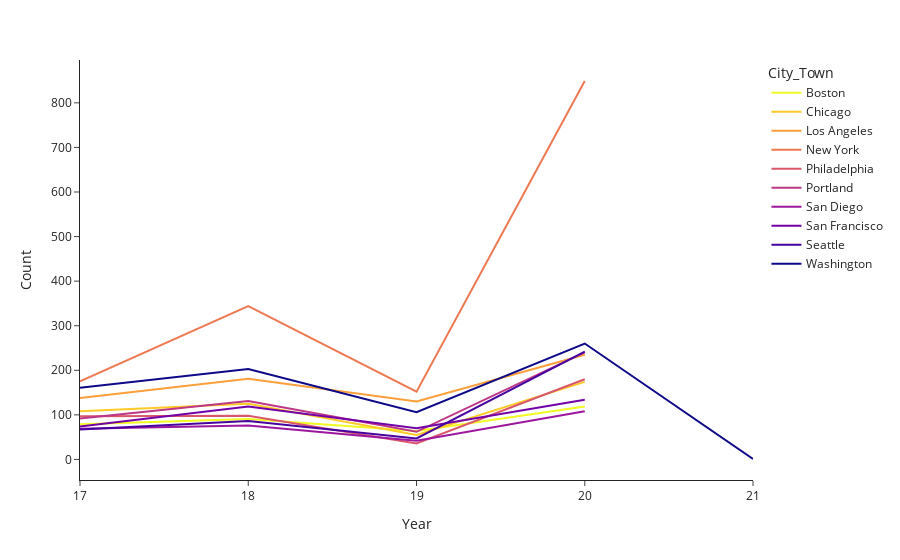

The notebook cell saved with this chart:
### Code cell
def protest_cities_line():
    """
    """
    # identify 10 cities with highest number of protests  
    df = protest_data()
    dfg = df.groupby(['City_Town']).size().to_frame().sort_values([0], ascending = False).head(10).reset_index()
    cities = list(dfg['City_Town'])

    # subset dataset to only include these 10 cities 
    df['Count'] = 1
    df = df.loc[df['City_Town'].isin(cities)]
    # pivot data by year 
    df_pivot = df.groupby(['Year', 'City_Town']).count().reset_index()
    fig = px.line(df_pivot, x='Year', y='Count', color='City_Town', template="simple_white", color_discrete_sequence= px.colors.sequential.Plasma_r)

    # pd.pivot_table(df, index= ['Year', 'City_Town'], values='Date',
    # #         aggfunc='count', margins=True, margins_name='Count')
    # df_pivot.drop(index='Count', inplace=True)
    # df_pivot.rename({'Date':'Count'}, axis='columns', inplace=True)
    return fig.show()

protest_cities_line()

### Figure 1 — Plotly figure (JSON) as saved in the notebook; plotly's stock layout.template omitted (floating-point values rounded to 4 significant figures)
{"data": [{"hovertemplate": "City_Town=Boston<br>Year=%{x}<br>Count=%{y}<extra></extra>", "legendgroup": "Boston", "line": {"color": "#f0f921", "dash": "solid"}, "marker": {"symbol": "circle"}, "mode": "lines", "name": "Boston", "orientation": "v", "showlegend": true, "type": "scatter", "x": ["17", "18", "19", "20"], "xaxis": "x", "y": [79, 91, 64, 119], "yaxis": "y"}, {"hovertemplate": "City_Town=Chicago<br>Year=%{x}<br>Count=%{y}<extra></extra>", "legendgroup": "Chicago", "line": {"color": "#fdca26", "dash": "solid"}, "marker": {"symbol": "circle"}, "mode": "lines", "name": "Chicago", "orientation": "v", "showlegend": true, "type": "scatter", "x": ["17", "18", "19", "20"], "xaxis": "x", "y": [108, 125, 55, 174], "yaxis": "y"}, {"hovertemplate": "City_Town=Los Angeles<br>Year=%{x}<br>Count=%{y}<extra></extra>", "legendgroup": "Los Angeles", "line": {"color": "#fb9f3a", "dash": "solid"}, "marker": {"symbol": "circle"}, "mode": "lines", "name": "Los Angeles", "orientation": "v", "showlegend": true, "type": "scatter", "x": ["17", "18", "19", "20"], "xaxis": "x", "y": [138, 181, 130, 235], "yaxis": "y"}, {"hovertemplate": "City_Town=New York<br>Year=%{x}<br>Count=%{y}<extra></extra>", "legendgroup": "New York", "line": {"color": "#ed7953", "dash": "solid"}, "marker": {"symbol": "circle"}, "mode": "lines", "name": "New York", "orientation": "v", "showlegend": true, "type": "scatter", "x": ["17", "18", "19", "20"], "xaxis": "x", "y": [175, 344, 152, 849], "yaxis": "y"}, {"hovertemplate": "City_Town=Philadelphia<br>Year=%{x}<br>Count=%{y}<extra></extra>", "legendgroup": "Philadelphia", "line": {"color": "#d8576b", "dash": "solid"}, "marker": {"symbol": "circle"}, "mode": "lines", "name": "Philadelphia", "orientation": "v", "showlegend": true, "type": "scatter", "x": ["17", "18", "19", "20"], "xaxis": "x", "y": [97, 98, 36, 180], "yaxis": "y"}, {"hovertemplate": "City_Town=Portland<br>Year=%{x}<br>Count=%{y}<extra></extra>", "legendgroup": "Portland", "line": {"color": "#bd3786", "dash": "solid"}, "marker": {"symbol": "circle"}, "mode": "lines", "name": "Portland", "orientation": "v", "showlegend": true, "type": "scatter", "x": ["17", "18", "19", "20"], "xaxis": "x", "y": [92, 131, 62, 240], "yaxis": "y"}, {"hovertemplate": "City_Town=San Diego<br>Year=%{x}<br>Count=%{y}<extra></extra>", "legendgroup": "San Diego", "line": {"color": "#9c179e", "dash": "solid"}, "marker": {"symbol": "circle"}, "mode": "lines", "name": "San Diego", "orientation": "v", "showlegend": true, "type": "scatter", "x": ["17", "18", "19", "20"], "xaxis": "x", "y": [69, 76, 42, 108], "yaxis": "y"}, {"hovertemplate": "City_Town=San Francisco<br>Year=%{x}<br>Count=%{y}<extra></extra>", "legendgroup": "San Francisco", "line": {"color": "#7201a8", "dash": "solid"}, "marker": {"symbol": "circle"}, "mode": "lines", "name": "San Francisco", "orientation": "v", "showlegend": true, "type": "scatter", "x": ["17", "18", "19", "20"], "xaxis": "x", "y": [74, 119, 70, 134], "yaxis": "y"}, {"hovertemplate": "City_Town=Seattle<br>Year=%{x}<br>Count=%{y}<extra></extra>", "legendgroup": "Seattle", "line": {"color": "#46039f", "dash": "solid"}, "marker": {"symbol": "circle"}, "mode": "lines", "name": "Seattle", "orientation": "v", "showlegend": true, "type": "scatter", "x": ["17", "18", "19", "20"], "xaxis": "x", "y": [67, 86, 47, 242], "yaxis": "y"}, {"hovertemplate": "City_Town=Washington<br>Year=%{x}<br>Count=%{y}<extra></extra>", "legendgroup": "Washington", "line": {"color": "#0d0887", "dash": "solid"}, "marker": {"symbol": "circle"}, "mode": "lines", "name": "Washington", "orientation": "v", "showlegend": true, "type": "scatter", "x": ["17", "18", "19", "20", "21"], "xaxis": "x", "y": [161, 203, 106, 260, 1], "yaxis": "y"}], "layout": {"legend": {"title": {"text": "City_Town"}, "tracegroupgap": 0}, "margin": {"t": 60}, "xaxis": {"anchor": "y", "domain": [0, 1], "title": {"text": "Year"}}, "yaxis": {"anchor": "x", "domain": [0, 1], "title": {"text": "Count"}}}}
